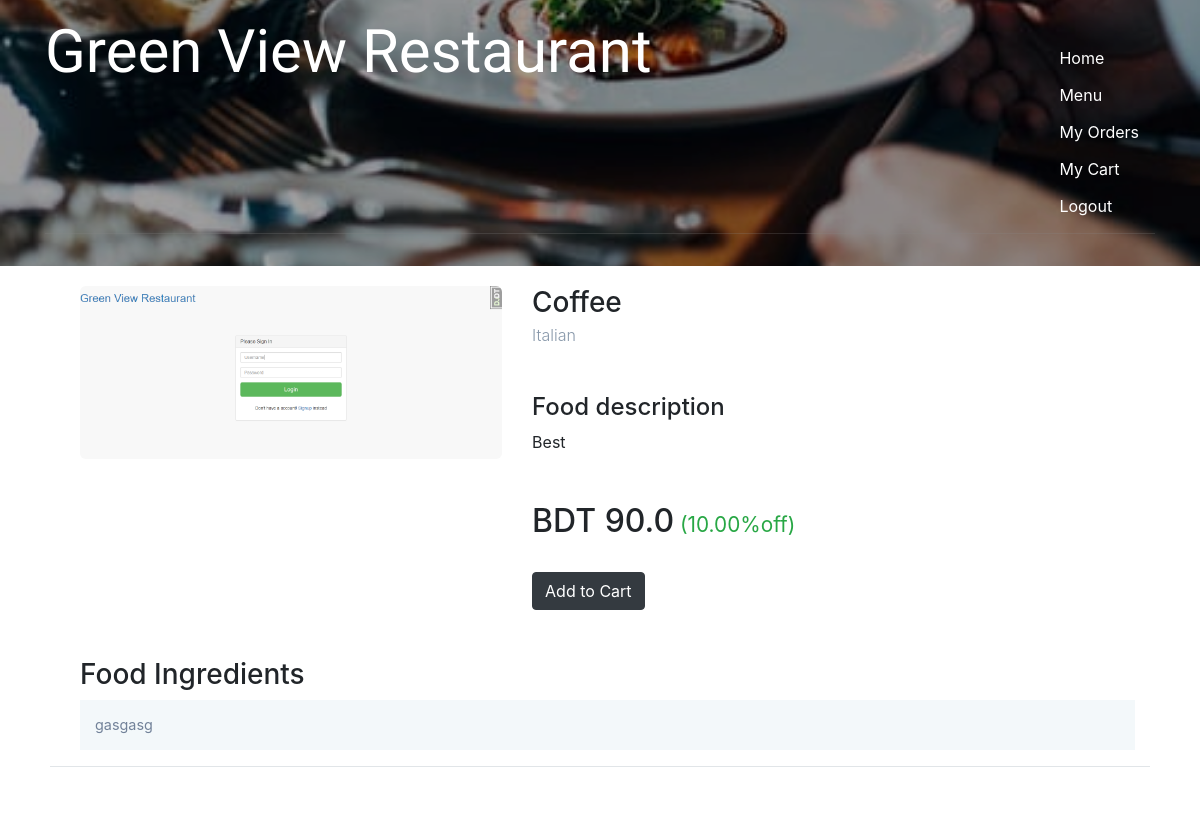
The app's page /dashboard/admin/foods/foodDetails/9/ (signed in) with its own data.
### hotel/models.py (models this page shows, shortened)
class Food(models.Model):
    bengali = 'Bengali'
    thai = 'Thai'
    chinese = 'Chinese'
    indian = 'Indian'
    italian = 'Italian'
    COURSE = (
        (bengali, bengali),
        (thai, thai),
        (chinese, chinese),
        (indian, indian),
        (italian, italian),
    )
    disabled = 'Disabled'
    enabled = 'Enabled'
    STATUS = (
        (disabled, disabled),
        (enabled, enabled),
    )
    name = models.CharField(max_length=250)
    course = models.CharField(max_length=50, choices=COURSE)
    content_description = models.TextField()
    ingradients = models.TextField()
    base_price = models.FloatField()
    sale_price = models.FloatField(default=base_price)
    discount = models.DecimalField(default=0, decimal_places=2, max_digits=5)
    image = models.FileField(blank=True, null=True)
    num_order = models.IntegerField(default=0)

### hotel/views.py (the view)
# urls.py: url(r'^dashboard/admin/foods/foodDetails/(?P<foodID>\d+)/$', views.food_details, name='food_details'),
@login_required
def food_details(request, foodID):
    food = Food.objects.get(id=foodID)
    return render(request, 'user/single2.html', {'food': food})

### hotel/templates/user/single2.html (shortened to what this page needs)
{% load static %}
<!DOCTYPE html>
<html>
<head>
    <link href="{% static 'dist/css/bootstrap.css' %}" rel="stylesheet" type="text/css" media="all" />
    <link rel="stylesheet" href="{% static 'dist/css/style.css' %}" type="text/css" media="all" />
    <link href="{% static 'dist/css/font-awesome.css' %}" rel="stylesheet">
    <link rel="stylesheet" type="text/css" href="{% static 'assets/css/custom.css' %}"/>
    <link href="https://cdn.jsdelivr.net/npm/bootstrap@4.4.1/dist/css/bootstrap.min.css" rel="stylesheet">
</head>
<body>
<link href="https://maxcdn.bootstrapcdn.com/font-awesome/4.7.0/css/font-awesome.min.css" rel="stylesheet">
<div  class="bg-img">
    {% include "../includes/banner1.html" %}
</div>
<div class="container">
    <div class="card">
        <div class="card-body">
            <div class="row">
                <div class="col-lg-5 col-md-5 col-sm-6">
                    <div class="white-box text-center">
                        <img src="{{food.image.url}}" class="img-rounded img-responsive">
                    </div>
                </div>
                <div class="col-lg-7 col-md-7 col-sm-6">
                    <h3 class="card-title">{{food.name}}</h3>
                    <h6 class="card-subtitle">{{food.course}}</h6>
                    <h4 class="box-title mt-5">Food description</h4>
                    <p>{{food.content_description}}</p>
                    <h2 class="mt-5">
                        BDT {{food.sale_price}}<small class="text-success"> ({{food.discount}}%off)</small>
                    </h2>
                {% if request.user.is_superuser %}
                     <button type="button" class="btn btn-warning disabled">This Account is not Eligible to Make an Order</button>
                {% else %}
                    <a href="{% url 'hotel:addTocart' food.id request.user.id %}">
                        <button class="btn btn-dark btn-rounded mr-1">Add to Cart</button>
                    </a>
                {% endif %}
                </div>
                <div class="col-lg-12 col-md-12 col-sm-12">
                    <h3 class="box-title mt-5">Food Ingredients</h3>
                    <div class="table-responsive">
                        <table class="table table-striped table-product">
                            <tbody>
                                <tr>
                                    <td width="390">{{food.ingradients}}</td>
                                </tr>
                            </tbody>
                        </table>
                    </div>
                </div>
            </div>
        </div>
    </div>
</div>
</body>
</html>

### hotel/static/assets/css/custom.css (style rules this page uses)
body { font-size : 14px; background-color: #f2f6f9; }
.row { box-shadow: 0 1px 0 #e1e5e8; padding-bottom :0; padding-left: 15px; background-color: #ffffff; margin-bottom: 11px; }

### records on screen
Food: image (picture), name "Coffee", course "Italian", content_description "Best", sale_price "90.0", discount "10.00", ingradients "gasgasg"
